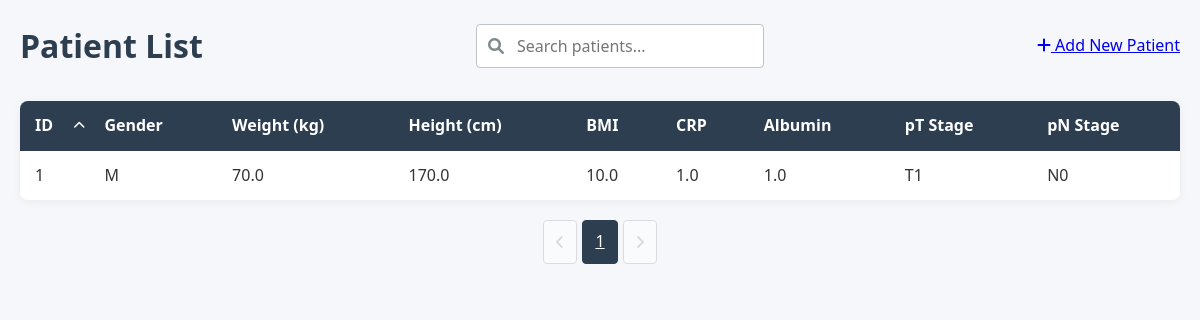
Before: / with the older database file.
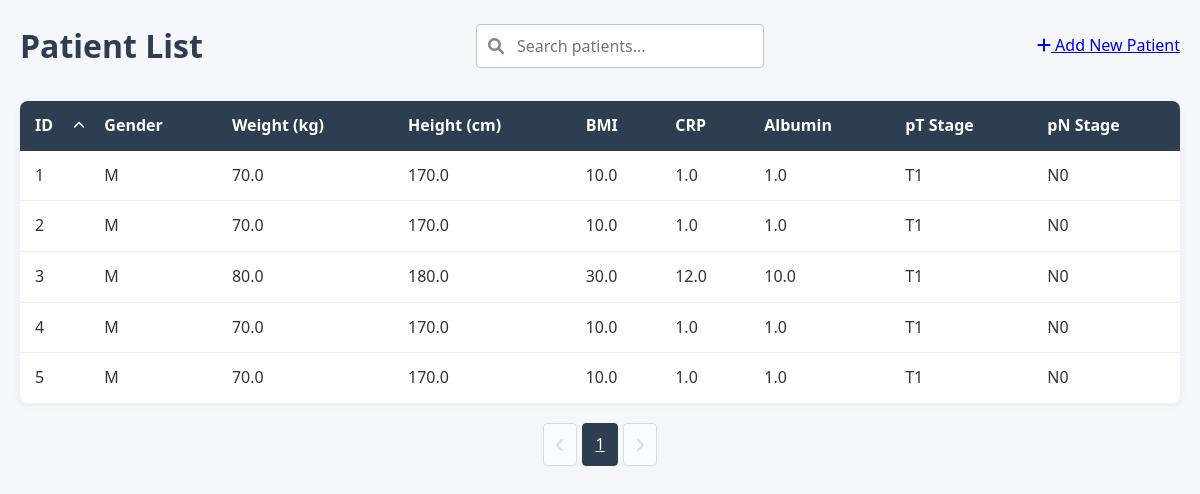
After: the same page with the newer database file.
### models.py (models this page shows, shortened)
class Patient(db.Model):
    id = db.Column(db.Integer, primary_key=True)
    gender = db.Column(db.String(1), nullable=False)        # 'M' lub 'K'
    weight = db.Column(db.Float, nullable=False)            # waga w kg (wartości numeryczne)
    height = db.Column(db.Float, nullable=False)            # wzrost w cm (wartości numeryczne)
    bmi = db.Column(db.Float, nullable=False)               # BMI (wartości numeryczne)
    CRP = db.Column(db.Float, nullable=False)               # CRP (wartości numeryczne)
    Alb = db.Column(db.Float, nullable=False)               # Alb (wartości numeryczne)
    WCC = db.Column(db.Float, nullable=False)               # WCC (wartości numeryczne)
    NEU = db.Column(db.Float, nullable=False)               # NEU (wartości numeryczne)
    total_protein = db.Column(db.Float, nullable=False)     # białko całkowite (wartości numeryczne)
    pT = db.Column(db.String(10), nullable=False)           # stadium T (wartości kategoryczne)
    pN = db.Column(db.String(10), nullable=False)           # stadium N (wartości kategoryczne)
    pM = db.Column(db.String(10), nullable=False)           # stadium M (wartości kategoryczne)
    PNI = db.Column(db.Integer, nullable=False)             # PNI (wartości numeryczne 0-1)
    GRADING = db.Column(db.String(10), nullable=False)      # stopień zróżnicowania (wartości kategoryczne)
    Lauren = db.Column(db.String(10), nullable=False)       # typ Lauren (wartości kategoryczne)
    CTH_preop = db.Column(db.String(10), nullable=False)    # chemioterapia przedoperacyjna (wartości kategoryczne)
    cycles_number = db.Column(db.Integer, nullable=False)   # liczba cykli chemioterapii (wartości numeryczne)

### app.py (the view, shortened to what this page needs)
    @app.route('/')
    def index():
        search_query = request.args.get('search', '')
        page = request.args.get('page', 1, type=int)
        per_page = 10
        sort_by = request.args.get('sort', 'id')  # Default sort by ID
        sort_order = request.args.get('order', 'asc')  # Default ascending
        base_query = Patient.query
        if sort_by == 'weight':
            sort_column = Patient.weight
        elif sort_by == 'height':
            sort_column = Patient.height
        elif sort_by == 'bmi':
            sort_column = Patient.bmi
        elif sort_by == 'CRP':
            sort_column = Patient.CRP
        elif sort_by == 'Alb':
            sort_column = Patient.Alb
        elif sort_by == 'pT':
            sort_column = Patient.pT
        elif sort_by == 'pN':
            sort_column = Patient.pN
        elif sort_by == 'id':
            sort_column = Patient.id
        else:  # Default case
            sort_column = Patient.id
        if sort_order == 'desc':
            patients = base_query.order_by(sort_column.desc())
        else:
            patients = base_query.order_by(sort_column.asc())
        patients = patients.paginate(page=page, per_page=per_page)
        return render_template('index.html',
                            patients=patients,
                            search_query=search_query,
                            sort_by=sort_by,
                            sort_order=sort_order)

### templates/index.html (shortened to what this page needs)
{% extends "base.html" %}
{% block content %}
<header>
    <h1>Patient List</h1>
    <div class="search-container">
        <i class="fas fa-search"></i>
        <form method="get" action="{{ url_for('index') }}">
            <input type="text" name="search" placeholder="Search patients..."
                   value="{{ search_query }}" id="searchInput">
        </form>
    </div>
    <div class="actions">
        <a href="{{ url_for('new_patient') }}" class="btn-add">
            <i class="fas fa-plus"></i> Add New Patient
        </a>
    </div>
</header>
<div class="patient-table-container">
    <table class="patient-table">
        <thead>
            <tr>
                <th class="sortable {% if sort_by == 'id' %}sorted-{{ sort_order }}{% endif %}"
                    data-sort="id">
                    ID {% if sort_by == 'id' %}
                        <i class="fas fa-chevron-{% if sort_order == 'asc' %}up{% else %}down{% endif %}"></i>
                    {% endif %}
                </th>
                <th>Gender</th>
                <th>Weight (kg)</th>
                <th>Height (cm)</th>
                <th>BMI</th>
                <th>CRP</th>
                <th>Albumin</th>
                <th>pT Stage</th>
                <th>pN Stage</th>
            </tr>
        </thead>
        <tbody>
            {% for patient in patients.items %}
            <tr class="patient-row" onclick="window.location='{{ url_for('patient_detail', patient_id=patient.id) }}'">
                <td>{{ patient.id }}</td>
                <td>{{ patient.gender }}</td>
                <td>{{ patient.weight }}</td>
                <td>{{ patient.height }}</td>
                <td>{{ patient.bmi }}</td>
                <td>{{ patient.CRP }}</td>
                <td>{{ patient.Alb }}</td>
                <td>{{ patient.pT }}</td>
                <td>{{ patient.pN }}</td>
            </tr>
            {% endfor %}
        </tbody>
    </table>
</div>
<div class="pagination">
    {% if patients.has_prev %}
        <a href="{{ url_for('index', page=patients.prev_num, search=search_query) }}"
           class="pagination-button">
            <i class="fas fa-chevron-left"></i>
        </a>
    {% else %}
        <button class="pagination-button" disabled>
            <i class="fas fa-chevron-left"></i>
        </button>
    {% endif %}
    {% for page_num in patients.iter_pages() %}
        {% if page_num %}
            <a href="{{ url_for('index', page=page_num, search=search_query) }}"
               class="pagination-button {% if page_num == patients.page %}active{% endif %}">
                {{ page_num }}
            </a>
        {% else %}
            <span class="pagination-ellipsis">...</span>
        {% endif %}
    {% endfor %}
    {% if patients.has_next %}
        <a href="{{ url_for('index', page=patients.next_num, search=search_query) }}"
           class="pagination-button">
            <i class="fas fa-chevron-right"></i>
        </a>
    {% else %}
        <button class="pagination-button" disabled>
            <i class="fas fa-chevron-right"></i>
        </button>
    {% endif %}
</div>
{% endblock %}

### templates/base.html (shortened to what this page needs)
<!DOCTYPE html>
<html lang="en">
<head>
    <link rel="stylesheet" href="{{ url_for('static', filename='css/styles.css') }}">
    <link rel="stylesheet" href="https://cdnjs.cloudflare.com/ajax/libs/font-awesome/6.0.0/css/all.min.css">
</head>
<body>
    <div class="container">
        {% block content %}{% endblock %}
    </div>
</body>
</html>

### static/css/styles.css (style rules this page uses)
:root { --primary-color: #2c3e50; --secondary-color: #3498db; --accent-color: #e74c3c; --light-gray: #ecf0f1; --medium-gray: #bdc3c7; --dark-gray: #7f8c8d; --success-color: #2ecc71; --warning-color: #f39c12; --danger-color: #e74c3c; }
* { margin: 0; padding: 0; box-sizing: border-box; font-family: 'Segoe UI', Tahoma, Geneva, Verdana, sans-serif; }
body { background-color: #f5f7fa; color: #333; line-height: 1.6; }
.container { max-width: 1200px; margin: 0 auto; padding: 20px; }
header { margin-bottom: 30px; display: flex; justify-content: space-between; align-items: center; flex-wrap: wrap; gap: 20px; }
h1 { color: var(--primary-color); font-weight: 600; }
.search-container { position: relative; min-width: 250px; }
.search-container i { position: absolute; left: 12px; top: 50%; transform: translateY(-50%); color: var(--dark-gray); }
.search-container input { width: 100%; padding: 10px 15px 10px 40px; border: 1px solid var(--medium-gray); border-radius: 4px; font-size: 16px; transition: border-color 0.3s; }
.patient-table-container { background: white; border-radius: 8px; box-shadow: 0 2px 10px rgba(0, 0, 0, 0.05); overflow: hidden; margin-bottom: 20px; }
.patient-table { width: 100%; border-collapse: collapse; }
.patient-table th { background-color: var(--primary-color); color: white; padding: 12px 15px; text-align: left; }
.patient-table td { padding: 12px 15px; border-bottom: 1px solid var(--light-gray); }
.patient-table tr:last-child td { border-bottom: none; }
.patient-row { transition: background-color 0.2s; cursor: pointer; }
.pagination { display: flex; justify-content: center; gap: 5px; margin-top: 20px; }
.pagination-button { padding: 8px 12px; border: 1px solid var(--medium-gray); background: white; border-radius: 4px; cursor: pointer; transition: all 0.2s; }
.pagination-button.active { background: var(--primary-color); color: white; border-color: var(--primary-color); }
.pagination-button:disabled { opacity: 0.5; cursor: not-allowed; }
.sortable { cursor: pointer; position: relative; padding-right: 20px; transition: background-color 0.2s; }
.sortable i { position: absolute; right: 5px; top: 50%; transform: translateY(-50%); font-size: 12px; }
.sorted-asc { background-color: rgba(52, 152, 219, 0.1); }

Changed rows visible on the page:
added Patient: id "2", gender "M", weight "70.0", height "170.0", bmi "10.0", CRP "1.0", Alb "1.0", pT "T1", pN "N0"
added Patient: id "3", gender "M", weight "80.0", height "180.0", bmi "30.0", CRP "12.0", Alb "10.0", pT "T1", pN "N0"
added Patient: id "4", gender "M", weight "70.0", height "170.0", bmi "10.0", CRP "1.0", Alb "1.0", pT "T1", pN "N0"
added Patient: id "5", gender "M", weight "70.0", height "170.0", bmi "10.0", CRP "1.0", Alb "1.0", pT "T1", pN "N0"
